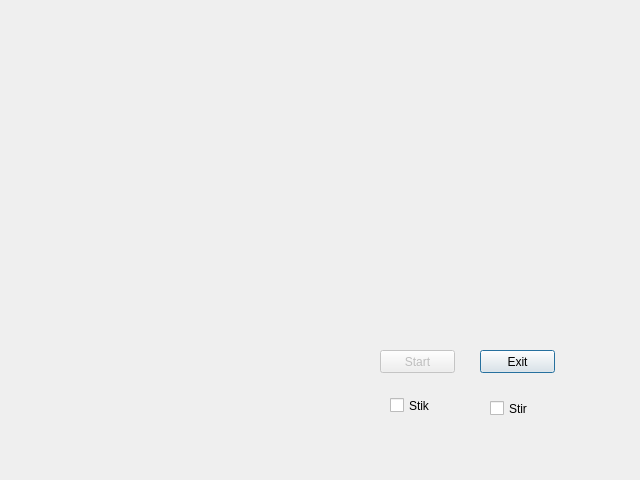
<?xml version="1.0" encoding="UTF-8"?>
<ui version="4.0">
 <class>Dialog</class>
 <widget class="QDialog" name="Dialog">
  <property name="geometry">
   <rect>
    <x>0</x>
    <y>0</y>
    <width>640</width>
    <height>480</height>
   </rect>
  </property>
  <property name="windowTitle">
   <string>Dialog</string>
  </property>
  <widget class="QPushButton" name="exit">
   <property name="geometry">
    <rect>
     <x>480</x>
     <y>350</y>
     <width>75</width>
     <height>23</height>
    </rect>
   </property>
   <property name="text">
    <string>Exit</string>
   </property>
  </widget>
  <widget class="QPushButton" name="startt">
   <property name="enabled">
    <bool>false</bool>
   </property>
   <property name="geometry">
    <rect>
     <x>380</x>
     <y>350</y>
     <width>75</width>
     <height>23</height>
    </rect>
   </property>
   <property name="text">
    <string>Start</string>
   </property>
  </widget>
  <widget class="QCheckBox" name="checkstik">
   <property name="geometry">
    <rect>
     <x>390</x>
     <y>390</y>
     <width>61</width>
     <height>31</height>
    </rect>
   </property>
   <property name="text">
    <string>Stik</string>
   </property>
  </widget>
  <widget class="QCheckBox" name="checkstir">
   <property name="geometry">
    <rect>
     <x>490</x>
     <y>400</y>
     <width>70</width>
     <height>17</height>
    </rect>
   </property>
   <property name="text">
    <string>Stir</string>
   </property>
  </widget>
 </widget>
 <resources/>
 <connections/>
</ui>
